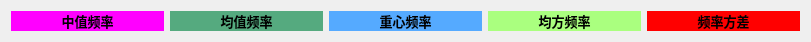
  <widget class="QWidget" name="horizontalLayoutWidget_8">
   <property name="geometry">
    <rect>
     <x>229</x>
     <y>779</y>
     <width>811</width>
     <height>31</height>
    </rect>
   </property>
   <layout class="QHBoxLayout" name="horizontalLayout_8">
    <item>
     <widget class="QLabel" name="label_fre_med_3">
      <property name="font">
       <font>
        <pointsize>10</pointsize>
       </font>
      </property>
      <property name="styleSheet">
       <string notr="true">background-color: rgb(255, 0, 255);</string>
      </property>
      <property name="text">
       <string>&lt;html&gt;&lt;head/&gt;&lt;body&gt;&lt;p align=&quot;center&quot;&gt;&lt;span style=&quot; font-weight:600;&quot;&gt;中值频率&lt;/span&gt;&lt;/p&gt;&lt;/body&gt;&lt;/html&gt;</string>
      </property>
     </widget>
    </item>
    <item>
     <widget class="QLabel" name="label_fre_mean_3">
      <property name="font">
       <font>
        <pointsize>10</pointsize>
       </font>
      </property>
      <property name="styleSheet">
       <string notr="true">background-color: rgb(85, 170, 127);</string>
      </property>
      <property name="text">
       <string>&lt;html&gt;&lt;head/&gt;&lt;body&gt;&lt;p align=&quot;center&quot;&gt;&lt;span style=&quot; font-weight:600;&quot;&gt;均值频率&lt;/span&gt;&lt;/p&gt;&lt;/body&gt;&lt;/html&gt;</string>
      </property>
     </widget>
    </item>
    <item>
     <widget class="QLabel" name="label_fre_cog_3">
      <property name="font">
       <font>
        <pointsize>10</pointsize>
        <weight>75</weight>
        <bold>true</bold>
       </font>
      </property>
      <property name="styleSheet">
       <string notr="true">background-color: rgb(255, 170, 255);
background-color: rgb(85, 170, 255);</string>
      </property>
      <property name="text">
       <string>&lt;html&gt;&lt;head/&gt;&lt;body&gt;&lt;p align=&quot;center&quot;&gt;重心频率&lt;/p&gt;&lt;/body&gt;&lt;/html&gt;</string>
      </property>
     </widget>
    </item>
    <item>
     <widget class="QLabel" name="label_fre_mse_3">
      <property name="font">
       <font>
        <pointsize>10</pointsize>
        <weight>75</weight>
        <bold>true</bold>
       </font>
      </property>
      <property name="styleSheet">
       <string notr="true">background-color: rgb(85, 0, 255);
background-color: rgb(170, 255, 127);</string>
      </property>
      <property name="text">
       <string>&lt;html&gt;&lt;head/&gt;&lt;body&gt;&lt;p align=&quot;center&quot;&gt;均方频率&lt;/p&gt;&lt;/body&gt;&lt;/html&gt;</string>
      </property>
     </widget>
    </item>
    <item>
     <widget class="QLabel" name="label_fre_var_3">
      <property name="font">
       <font>
        <pointsize>10</pointsize>
       </font>
      </property>
      <property name="styleSheet">
       <string notr="true">background-color: rgb(255, 0, 0);</string>
      </property>
      <property name="text">
       <string>&lt;html&gt;&lt;head/&gt;&lt;body&gt;&lt;p align=&quot;center&quot;&gt;&lt;span style=&quot; font-weight:600;&quot;&gt;频率方差&lt;/span&gt;&lt;/p&gt;&lt;/body&gt;&lt;/html&gt;</string>
      </property>
     </widget>
    </item>
   </layout>
  </widget>
